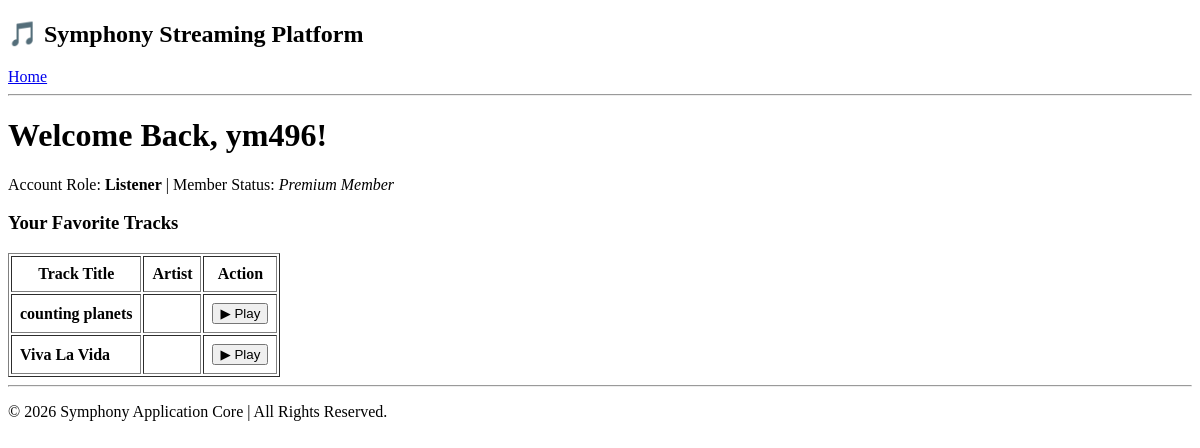
Before: /dashboard/ym496 with the older database file.
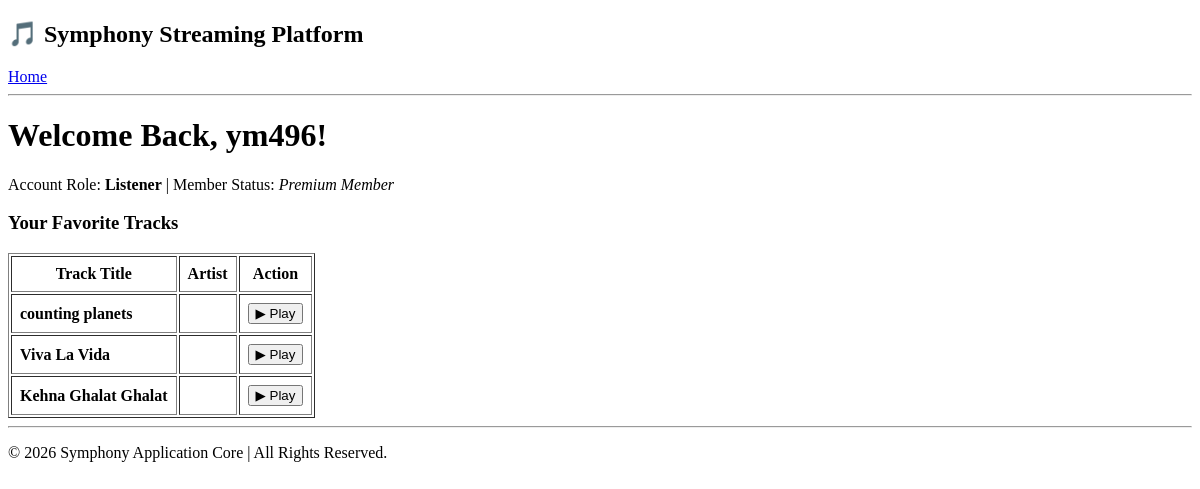
After: the same page with the newer database file.
### application/models.py (models this page shows)
class User(db.Model):
    __tablename__ = 'users'
    id = db.Column(db.Integer, primary_key=True)
    username = db.Column(db.String(12), unique=True, nullable=False)
    password = db.Column(db.String(12), nullable=False)
    role = db.Column(db.String(12), nullable=False)

class Song(db.Model):
    __tablename__ = 'songs'
    id = db.Column(db.Integer, primary_key=True)
    title = db.Column(db.String(100), nullable=False)
    genre = db.Column(db.String(50), nullable=True)
    lyrics = db.Column(db.Text, nullable=True)
    artist_id = db.Column(db.Integer, db.ForeignKey('users.id'), nullable=False)

### application/controllers.py (the view)
@app.route('/dashboard/<username>')
def user_dashboard(username):
    user_record = User.query.filter_by(username=username, role='listener').first_or_404()
    profile_context = {
        'name': user_record.username,
        'tier': 'Premium Member',
        'favorites': Song.query.all()
    }
    return render_template('user_dashboard.html', profile=profile_context)

### templates/user_dashboard.html (shortened to what this page needs)
{% extends 'base.html' %}
{% block content %}
    <div>
        <h1>Welcome Back, {{ profile.name }}!</h1>
        <p>Account Role: <strong>Listener</strong> | Member Status: <em>{{ profile.tier }}</em></p>
    </div>
    <section>
        <h3>Your Favorite Tracks</h3>
        <table border="1" cellpadding="8">
            <thead>
                <tr>
                    <th>Track Title</th>
                    <th>Artist</th>
                    <th>Action</th>
                </tr>
            </thead>
            <tbody>
                {% for track in profile.favorites %}
                <tr>
                    <td><strong>{{ track.title }}</strong></td>
                    <td>{{ track.artist }}</td>
                    <td><button>▶ Play</button></td>
                </tr>
                {% endfor %}
            </tbody>
        </table>
    </section>
{% endblock %}

### templates/base.html (shortened to what this page needs)
<!DOCTYPE html>
<html lang="en">
<head>
</head>
<body>
    <header>
        <h2>🎵 Symphony Streaming Platform</h2>
        <nav>
            <a href="/">Home</a>
        </nav>
    </header>
    <hr>
    <main>
        {% block content %}
        {% endblock %}
    </main>
    <hr>
    <footer>
        <p>© 2026 Symphony Application Core | All Rights Reserved.</p>
    </footer>
</body>
</html>

Changed rows visible on the page:
added Song: title "Kehna Ghalat Ghalat"
